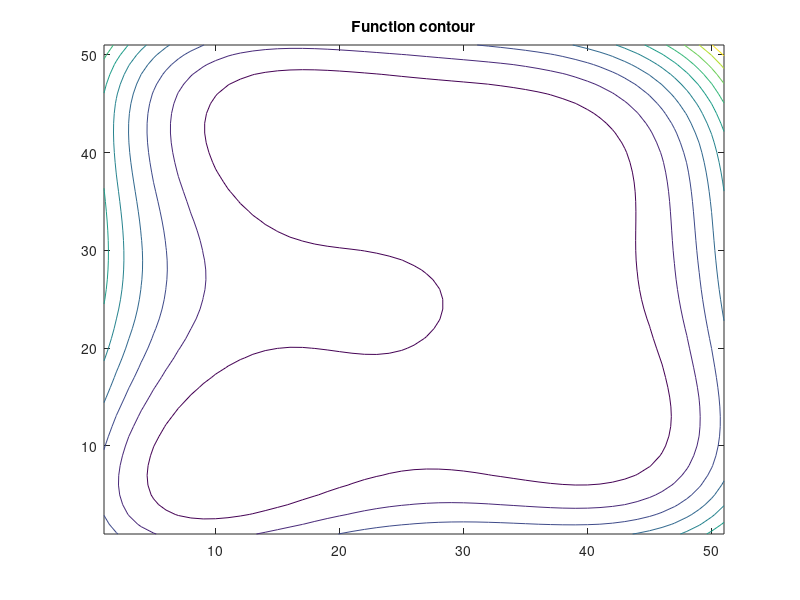

Reproduce this figure in MATLAB.
%%1
clc, clear all
%a)
A = [1 2 3 4 5];
B = [1;1;1;1;1];
%C = A .* B
%b)
A1 = [1 1 1];
B1 = [-1; 0; -1 ;2];
%C1 = A1 .* B1
%%2
x = 0:2*pi/30:2*pi;
y = -cos(x);
z = y > 0;
w = y .* z;
plot(x,w)
%Posicio del valor maxim duna matriu
z = [1 2 3;4 5 6; 10 9 8];
[v p] = max(z); [v1 p1] = max(max(z)); [p1 p(p1)]
%%3
x = -15:1:15;
y = -15:1:15;
[X Y] = meshgrid(x);
f = -((X./7).^2 + (Y./7).^2) + 2;
z = f > 0;
w = f .* z;
%Ex4
W = [w w; w w];  C = [X-15 X+15; X-15 X+15]; B = [Y+15 Y-15; Y-15 Y+15];
surf(C, B, W)


%%5 contour(fun) per trobar mes o menys el minim
x = -5:0.2:5;
y = -5:0.2:5;
[X Y] = meshgrid(x,y);
%

f2 = (X.^2+Y-5).^2+(X+Y.^2-9).^2
contour(f2)
title('Function contour')

%[x y] = fminbnd(@(x,y)(x.^2+y-5).^2+(x+y.^2-9).^2,-2,3,-3,4)

[v p] = min(f2); [v1 p1] = min(min(f2)); [p1 p(p1)];
MinimumValue = f2(p(p1),p1)